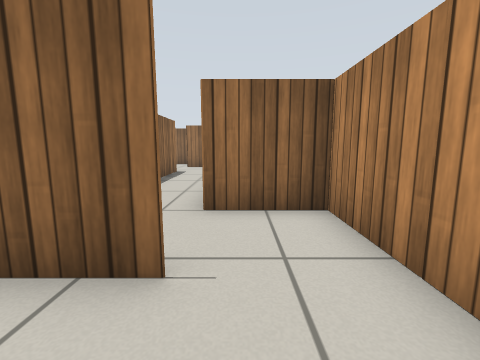
view 1 (above)

18 first-person views from a walk through a robot-simulator world made for Gazebo. The camera is 0.61 m above the floor, tilts 8° down and sees 90° across. The floor is counted in squares, 0.5 m on a side. Each view is taken from the middle of a square. On the plan, view 1 faces up. The plan holds only what a view shows up to about 12 squares ahead; the rest is blank. The place goes on beyond the plan. Surface patterns are stand-ins for the level's own textures.

view 2
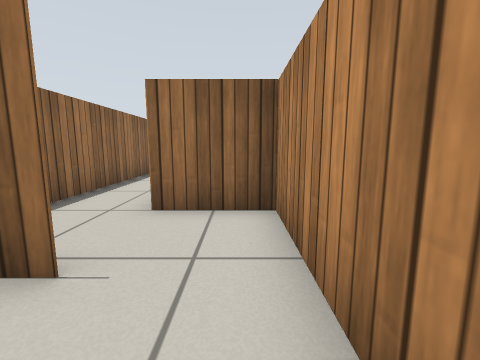

view 3
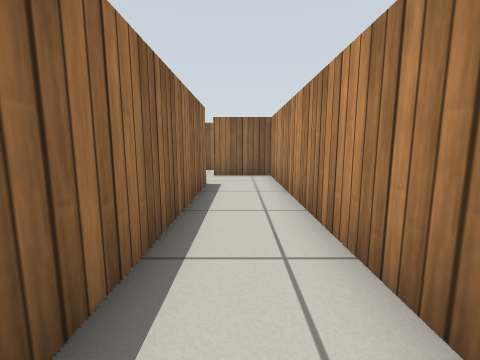

view 4
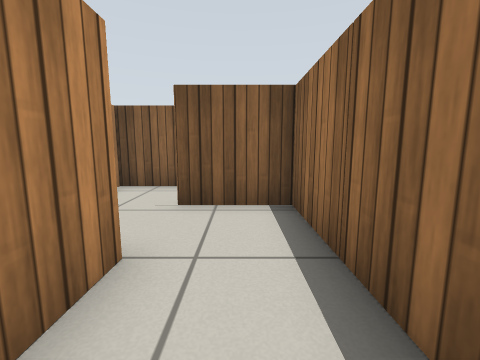

view 5
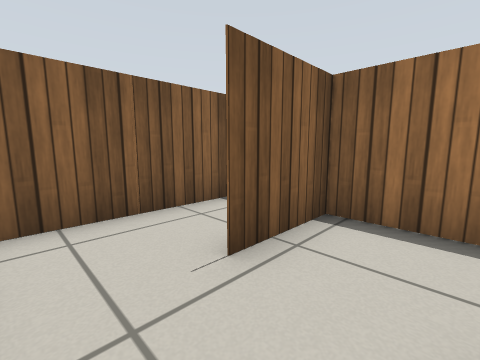

view 6
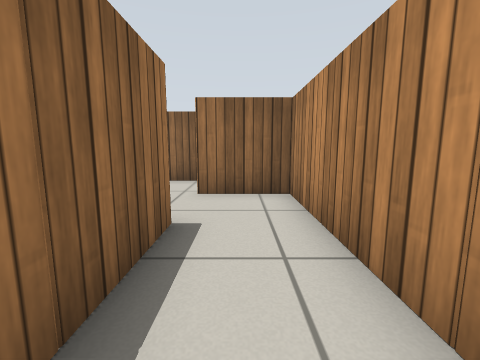

view 7
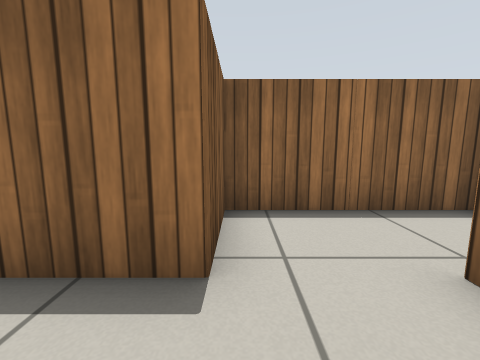

view 8
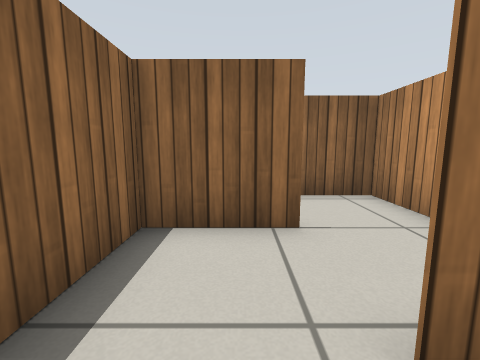

view 9
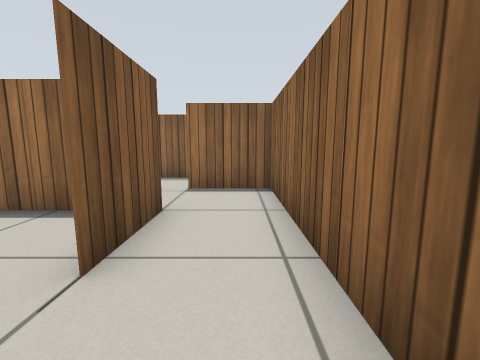

view 10
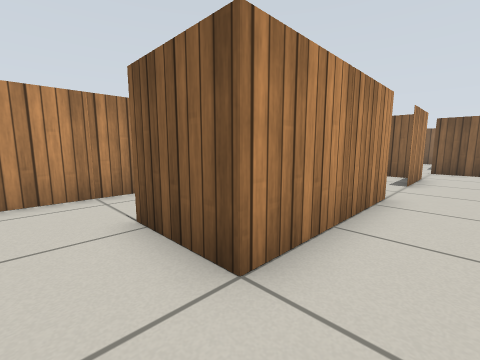

view 11
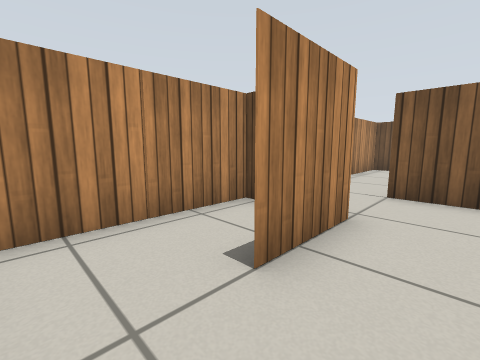

view 12
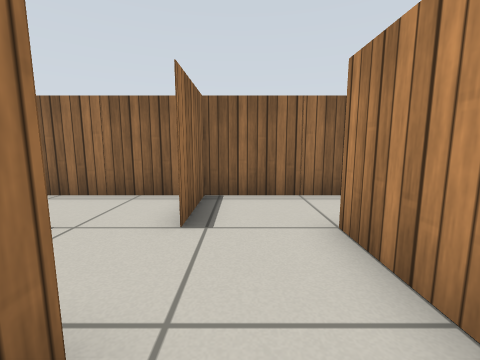

view 13
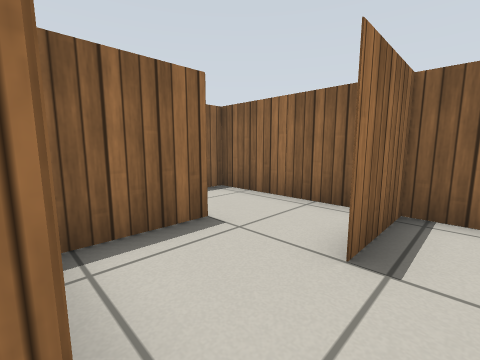

view 14
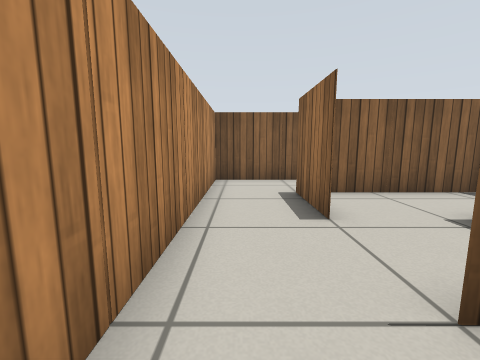

view 15
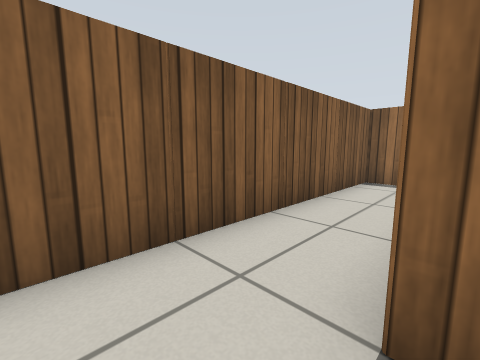

view 16
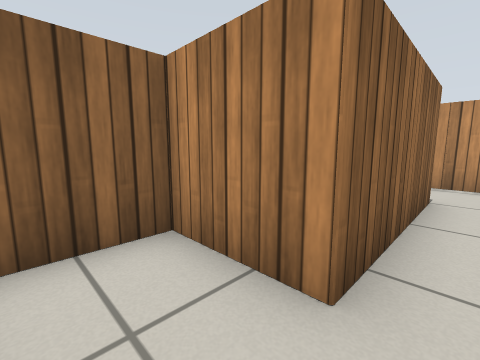

view 17
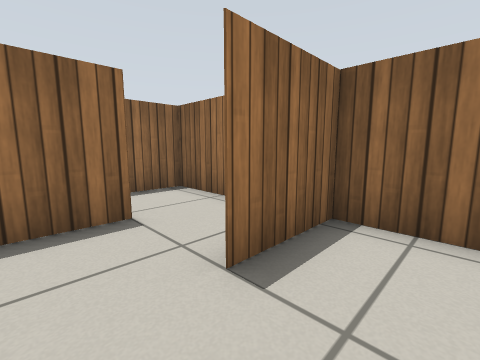

view 18
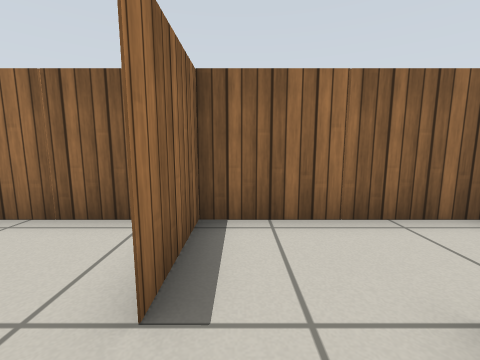

### Floor plan
Ten units are one square. View 1 is at (0, 0); x grows to the right and y downward. Boxes are objects, and circles mark ways between rooms. Rooms are numbered by the first view taken in them; rooms with no view inside come last. Other rooms are left out.
<svg viewBox="-136 -195 158 227">
<path fill="none" stroke="#000" d="M-6 -21 -23 -21M-29 3 17 3 17 -26M-31 -117 -31 -21 -6 -21M17 -26 17 -45 -7 -45 -7 -139M-6 -141 -31 -141M-55 -136 -55 -117 -31 -117M-30 -165 -55 -165 -30 -165M-55 -165 -55 -136M-7 -139 -7 -189 -54 -189M-79 -190 -79 -165M-54 -189 -81 -189M-55 -116 -55 -165M-55 -69 -55 -94M-71 -45 -55 -45M-55 -21 -55 3M-31 5 -31 -52M-55 3 -103 3 -103 -21 -121 -21M-127 18 -127 27 -31 27 -31 5M-127 -190 -127 -165M-106 -189 -131 -189M-51 -69 -31 -69 -31 -111M-103 -165 -103 -144M-81 -189 -106 -189M-104 3 -64 3"/>
<circle cx="5" cy="-20" r="3" fill="#2a7"/>
<circle cx="-30" cy="-130" r="3" fill="#2a7"/>
<circle cx="-40" cy="-140" r="3" fill="#2a7"/>
<circle cx="-45" cy="-180" r="3" fill="#2a7"/>
<circle cx="-65" cy="-170" r="3" fill="#2a7"/>
<circle cx="-50" cy="-60" r="3" fill="#2a7"/>
<circle cx="-50" cy="-105" r="3" fill="#2a7"/>
<circle cx="-80" cy="-155" r="3" fill="#2a7"/>
<circle cx="-40" cy="0" r="3" fill="#2a7"/>
<circle cx="-65" cy="-20" r="3" fill="#2a7"/>
<circle cx="-100" cy="-175" r="3" fill="#2a7"/>
<text x="0" y="-10">1</text>
<text x="-10" y="-80">2</text>
<text x="-40" y="-130">3</text>
<text x="-30" y="-160">4</text>
<text x="-70" y="-180">5</text>
<text x="-70" y="-110">6</text>
<text x="-50" y="-30">7</text>
<text x="-90" y="10">8</text>
<text x="-120" y="-160">9</text>
<text x="-40" y="-100">10</text>
<text x="-90" y="-170">11</text>
<text x="-80" y="-10">12</text>
</svg>
Room 1 opens to room 2. Room 2 opens to room 3. Room 3 opens to room 4. Room 4 opens to room 5. Room 5 opens to room 6. Room 6 opens to room 7. Room 6 opens to room 10. Room 6 opens to room 11. Room 7 opens to room 8. Room 7 opens to room 12. Room 9 opens to room 11.

Where each view was taken, in squares from view 1:
view 1: 0 up, 0 right, facing up
view 2: 0 up, 1 right, facing up
view 3: 4 up, 2 left, facing up
view 4: 7 up, 2 left, facing down
view 5: 4 up, 1 right, facing down-left
view 6: 8 up, 2 left, facing up
view 7: 12 up, 1 left, facing left
view 8: 13 up, 4 left, facing up
view 9: 18 up, 1 left, facing left
view 10: 18 up, 7 left, facing down-right
view 11: 11 up, 7 left, facing down-right
view 12: 13 up, 7 left, facing up
view 13: 14 up, 7 left, facing up-left
view 14: 6 up, 4 left, facing down
view 15: 0 up, 4 left, facing down-left
view 16: 1 down, 12 left, facing up-right
view 17: 15 up, 11 left, facing up-left
view 18: 15 up, 12 left, facing up
